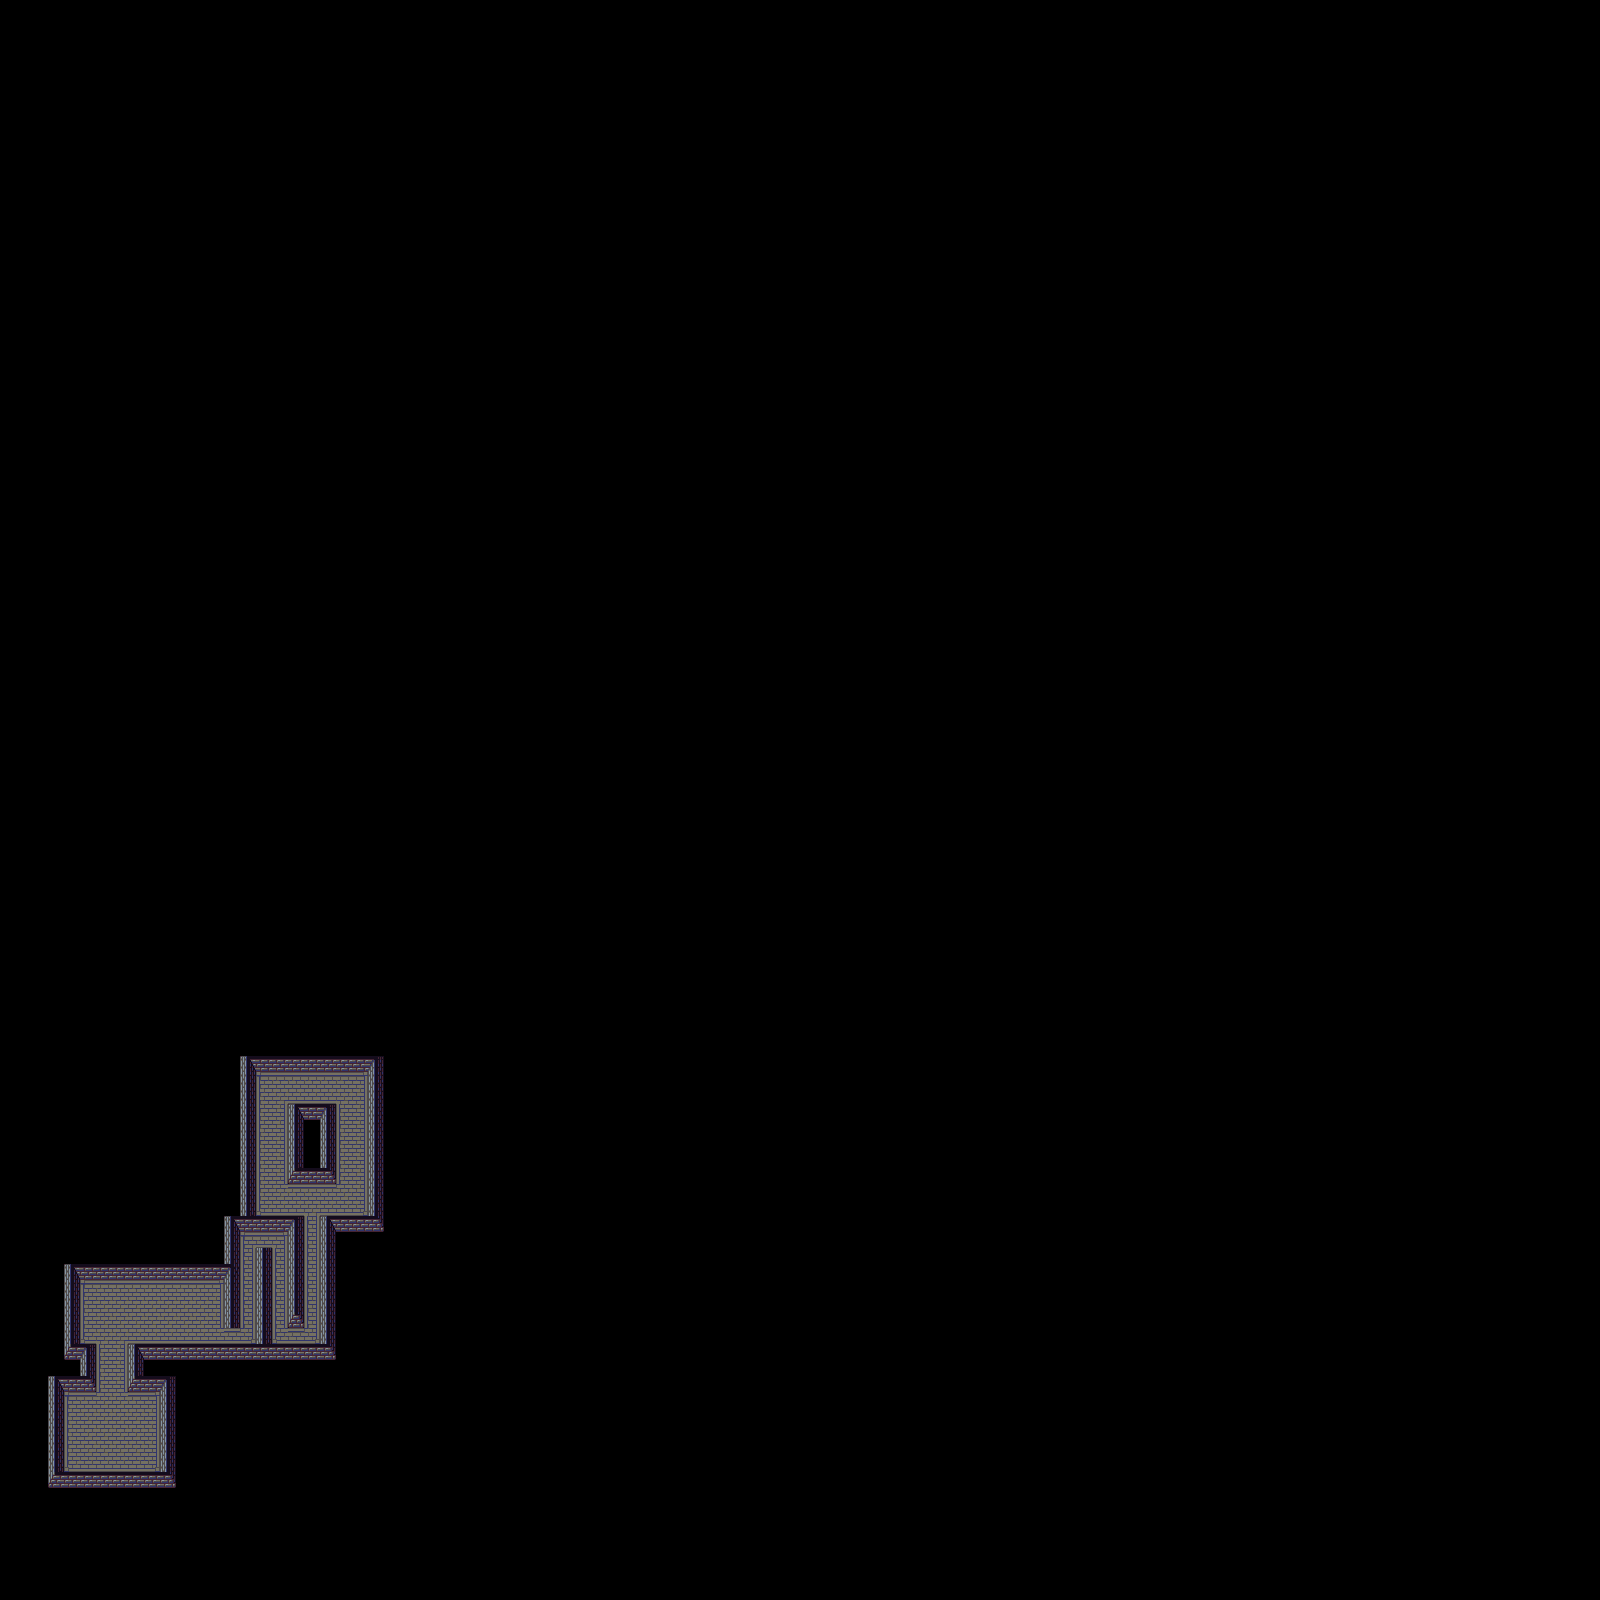

Tiled map render using the project's own tile images. Description and the map definition, with tile-layer contents summarised, below:
An orthogonal 100x100 tile map with 16x16 px tiles, 1 tile layer (Tile Layer 1), 2 tilesets and 17 objects.

<map version="2017.05.16" orientation="orthogonal" renderorder="right-down" width="100" height="100" tilewidth="16" tileheight="16" nextobjectid="41">
 <tileset firstgid="1" name="Floor" tilewidth="16" tileheight="16" tilecount="819" columns="21">
  <image source="../texture/DawnLike/Objects/Floor.png" width="336" height="624" />
 </tileset>
 <tileset firstgid="820" name="Wall" tilewidth="16" tileheight="16" tilecount="1020" columns="20">
  <image source="../texture/DawnLike/Objects/Wall.png" width="320" height="816" />
 </tileset>
 <layer name="Tile Layer 1" width="100" height="100">
  <data>[10000 cells, 273 non-empty, 19 distinct tile ids]</data>
 </layer>
 <objectgroup name="collision">
  <object id="13" x="48" y="1344" width="48" height="48" />
  <object id="16" x="32" y="1376" width="32" height="128" />
  <object id="17" x="32" y="1472" width="160" height="32" />
  <object id="18" x="160" y="1376" width="32" height="128" />
  <object id="19" x="128" y="1344" width="208" height="48" />
  <object id="20" x="48" y="1248" width="32" height="96" />
  <object id="21" x="48" y="1248" width="192" height="32" />
  <object id="22" x="224" y="1216" width="16" height="112" />
  <object id="23" x="256" y="1248" width="16" height="96" />
  <object id="25" x="224" y="1216" width="80" height="16" />
  <object id="26" x="288" y="1216" width="16" height="112" />
  <object id="27" x="320" y="1216" width="16" height="144" />
  <object id="31" x="224" y="1056" width="32" height="176" />
  <object id="32" x="336" y="1216" width="48" height="16" />
  <object id="34" x="368" y="1056" width="32" height="176" />
  <object id="36" x="240" y="1040" width="144" height="32" />
  <object id="38" x="288" y="1104" width="48" height="80" />
 </objectgroup>
</map>
